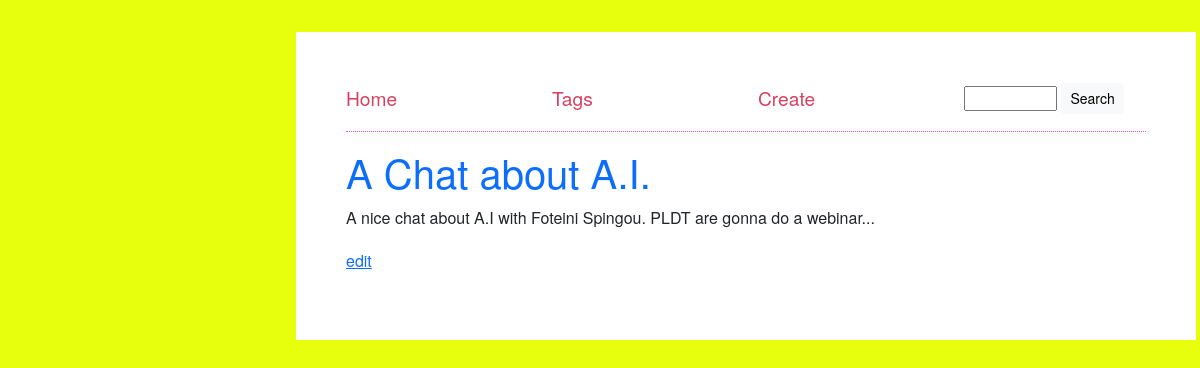
Page /page/3 on the committed database.
### tables this page shows
CREATE TABLE pages (
  id INTEGER PRIMARY KEY,
  title TEXT NOT NULL,
  text TEXT,
  price FLOAT,
  views INTEGER DEFAULT 0,
  created_at DATE DEFAULT (datetime('now', 'localtime')),
  score REAL,
  is_published BOOLEAN NOT NULL DEFAULT 0,

  ownerId INTEGER NOT NULL, image BLOB NULL,
  FOREIGN KEY(ownerId) REFERENCES users(id) ON DELETE CASCADE
  
);

### app.py (the view)
@app.route('/page/<int:page_id>')
def show_page(page_id):
    conn = get_connection()
    c = conn.cursor()
    c.execute('''SELECT p.*, u.name AS owner_name, GROUP_CONCAT(t.name) AS tag_names
                 FROM pages p
                 LEFT JOIN users u ON p.ownerId = u.id
                 LEFT JOIN page_tags pt ON p.id = pt.page_id
                 LEFT JOIN tags t ON pt.tag_id = t.id
                 WHERE p.id = ?''', (page_id,))
    page = c.fetchone()
    print("page",page)
    page_dict = dict_factory(c, page)
    page_dict['tag_names'] = page['tag_names'].split(',') if page['tag_names'] else []
    print("page_dict", page_dict)
    if not page:
        return "Page not found", 404
    print("page_dict", page_dict )
    conn.close()
    return render_template('page.html', page=page_dict)

### app.py (called while the page is built)
def get_connection():
    fullpath = SITEPATH +'mydatabase.db'
    print(fullpath)
    conn = sqlite3.connect(fullpath)
    conn.row_factory = sqlite3.Row
    return conn

def dict_factory(cursor, row):
    d = {}
    for idx, col in enumerate(cursor.description):
        d[col[0]] = row[idx]
    return d

### templates/page.html (shortened to what this page needs)
{% extends 'base.html' %}
{% block content %}
    <h1><a href="/page/{{page.id}}">{{ page.title }}</a></h1>
    <p>
        {{ page.text }}
        <br>
        <p>
        <a href="/page/edit/{{page.id}}">edit</a>
        </p>
    </p>
{% endblock %}

### static/style.css (style rules this page uses)
body { font-family: "HelveticaNeue-Light", "Helvetica Neue Light", "Helvetica Neue", Helvetica, Arial, "Lucida Grande", sans-serif; font-weight: 300; margin:80px; background-color: #E7FE0C; margin:2rem max(2rem,50% - 19rem); line-height:1.7; }
h1 a, h2 a { text-decoration: none; }

### rows in the picture
pages: title "A Chat about A.I.", text "A nice chat about A.I with Foteini Spingou. PLDT are gonna do a webinar..."
